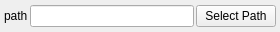
<?xml version="1.0" encoding="UTF-8"?>
<ui version="4.0">
 <class>WPathSelector</class>
 <widget class="QWidget" name="WPathSelector">
  <property name="geometry">
   <rect>
    <x>0</x>
    <y>0</y>
    <width>280</width>
    <height>32</height>
   </rect>
  </property>
  <property name="sizePolicy">
   <sizepolicy hsizetype="Preferred" vsizetype="Minimum">
    <horstretch>0</horstretch>
    <verstretch>0</verstretch>
   </sizepolicy>
  </property>
  <property name="minimumSize">
   <size>
    <width>0</width>
    <height>0</height>
   </size>
  </property>
  <property name="windowTitle">
   <string>Form</string>
  </property>
  <layout class="QHBoxLayout" name="horizontalLayout">
   <property name="spacing">
    <number>2</number>
   </property>
   <property name="leftMargin">
    <number>4</number>
   </property>
   <property name="topMargin">
    <number>2</number>
   </property>
   <property name="rightMargin">
    <number>4</number>
   </property>
   <property name="bottomMargin">
    <number>2</number>
   </property>
   <item>
    <widget class="QLabel" name="in_path">
     <property name="text">
      <string>path</string>
     </property>
    </widget>
   </item>
   <item>
    <widget class="QLineEdit" name="le_path">
     <property name="minimumSize">
      <size>
       <width>150</width>
       <height>0</height>
      </size>
     </property>
    </widget>
   </item>
   <item>
    <widget class="QPushButton" name="b_path">
     <property name="text">
      <string>Select Path</string>
     </property>
    </widget>
   </item>
  </layout>
 </widget>
 <tabstops>
  <tabstop>b_path</tabstop>
 </tabstops>
 <resources>
  <include location="../../../Resources/pyleecan.qrc"/>
  <include location="../../../Resources/pyleecan.qrc"/>
  <include location="../../../Resources/pyleecan.qrc"/>
 </resources>
 <connections/>
</ui>
